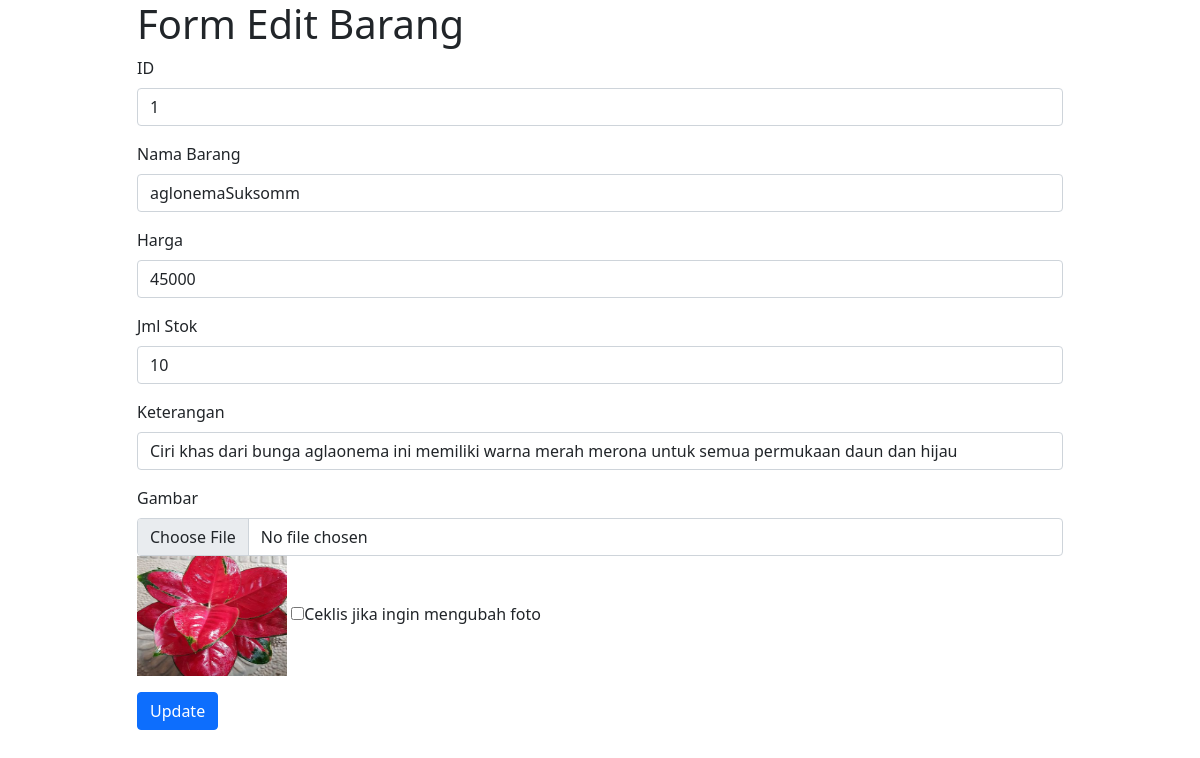
The page /editBrg.php?id=1 on the database its author committed.
### tables this page shows
CREATE TABLE `barang` (
  `id` int(11) NOT NULL,
  `nama` varchar(40) DEFAULT NULL,
  `hrg` double DEFAULT NULL,
  `jml` int(11) DEFAULT NULL,
  `keterangan` varchar(100) DEFAULT NULL,
  `foto` varchar(255) DEFAULT NULL,
  PRIMARY KEY (`id`)
);

### editBrg.php (the view, shortened to what this page needs)
<?php
include "koneksi.php";
$id = $_GET['id'];
$sql = "select * from barang where id='$id'";
$hasil = $conn->query($sql);
while ($row = $hasil->fetch_assoc()) {
    $nama = $row['nama'];
    $hrg = $row['hrg'];
    $jml = $row['jml'];
    $keterangan = $row['keterangan'];
    $foto = $row['foto'];
}
?>
<!DOCTYPE html>
<html lang="en">
<head>
    <link rel="stylesheet" href="https://cdn.jsdelivr.net/npm/bootstrap@5.1.0/dist/css/bootstrap.min.css">
</head>
<body>
    <div class="container">
        <div class="row justify-content-center">
            <div class="col-10">
                <h1>Form Edit Barang</h1>
                <form action="updBrg.php" method="post" enctype="multipart/form-data">
                    <div class="mb-3">
                        <label for="11" class="form-label">ID</label>
                        <input type="text" id="id" name="tid" class="form-control" value="<?= $id; ?>">
                    </div>
                    <div class="mb-3">
                        <label for="12" class="form-label">Nama Barang</label>
                        <input type="text" id="nama" name="tnama" class="form-control" value="<?= $nama; ?>">
                    </div>
                    <div class="mb-3">
                        <label for="13" class="form-label">Harga</label>
                        <input type="text" id="hrg" name="thrg" class="form-control" value="<?= $hrg; ?>">
                    </div>
                    <div class="mb-3">
                        <label for="14" class="form-label">Jml Stok</label>
                        <input type="text" id="jml" name="tjml" class="form-control" value="<?= $jml; ?>">
                    </div>
                    <div class="mb-3">
                        <label for="15" class="form-label">Keterangan</label>
                        <input type="text" id="ket" name="tket" class="form-control" value="<?= $keterangan; ?>">
                    </div>
                    <div class="mb-3">
                        <label for="16" class="form-label">Gambar</label>
                        <input type="file" id="foto" name="foto" class="form-control">
                        <img src="img/<?php echo $foto; ?>" width="150px" height="120px" />
                        <input type="checkbox" name="ubah_foto" value="true">Ceklis jika ingin mengubah foto<br>
                    </div>
                    <div class="mb-3">
                        <button class="btn btn-primary" type="submit">Update</button>
                    </div>
                </form>
            </div>
        </div>
    </div>
</body>
</html>

### rows shown on the page
barang: tnama "aglonemaSuksomm", thrg "45000", tjml "10", tket "Ciri khas dari bunga aglaonema ini memiliki warna merah merona untuk semua permukaan daun dan hijau", foto (picture)
